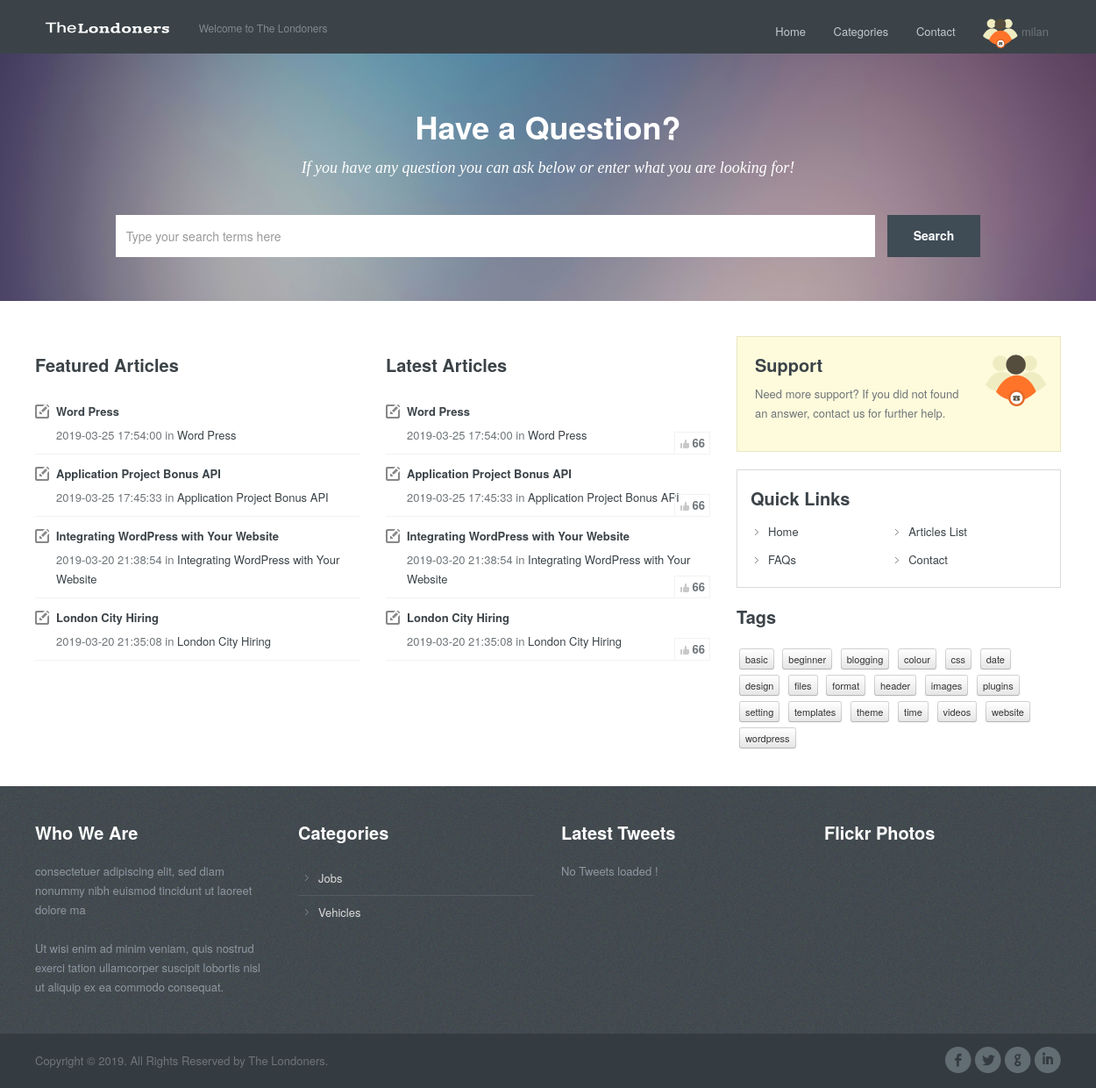
Screenshot of / (signed in) with the database file from the repository.
### tables this page shows
CREATE TABLE `post_master` (
  `post_master_id` int(11) NOT NULL,
  `member_id` int(11) NOT NULL,
  `category_id` int(11) NOT NULL,
  `location_id` int(11) NOT NULL,
  `post_heading` varchar(255) NOT NULL,
  `contents` text NOT NULL,
  `post_date` datetime NOT NULL,
  `approved_by` int(11) DEFAULT NULL,
  `approved_date` datetime NOT NULL,
  `post_active` char(1) NOT NULL,
  `post_inactive_date` datetime NOT NULL,
  `post_viewer_action_id` int(11) NOT NULL,
  `comments` varchar(255) NOT NULL
);

CREATE TABLE `category_master` (
  `category_id` int(11) NOT NULL,
  `name` varchar(100) NOT NULL,
  `description` varchar(255) DEFAULT NULL,
  `created_by` int(11) NOT NULL,
  `created_datetime` timestamp NOT NULL DEFAULT CURRENT_TIMESTAMP
);

### index.php (called while the page is built)
<?php include_once "includes/header.inc.php"?>
 <?php include_once "includes/searchwrapper.inc.php"?>
 <?php include_once "includes/pagecontainer.inc.php"?>
 <?php include_once "includes/footer.inc.php"?>

### functions/functions.php (the view, shortened to what this page needs)
<?php
function displaycategories(){
  $db_conn = dbconnect(DBHOST, DBDB, DBUSER, DBPW);
  $sql = "SELECT * FROM category_master";
$result = $db_conn->query($sql);
while($row = mysqli_fetch_array($result)){
  $cate_name = $row['name'];
echo "<li><a href='category_post.php' title='Lorem ipsum dolor sit amet'>". $cate_name."</a></li>";
}
}
function hotposts(){
    $db_conn = dbconnect(DBHOST, DBDB, DBUSER, DBPW);
	$qry_post = "select * from post_master  pm
				  left outer join member_profile mp
				  on pm.member_id =mp.member_id"
                ." where pm.category_id ='1' order by pm.post_date DESC";
    $rs = $db_conn->query($qry_post);
    while($row=mysqli_fetch_array($rs)){
    $postid=$row['post_master_id'];
    $posth = $row["post_heading"];
    $postdate = $row["post_date"];
    $postid_url=$postid;
        echo "<li class='article-entry standard'> <h4><a href='single.php?id=".$postid_url."'>".$posth."</a></h4>".
        "<span class='article-meta'>".$postdate." in <a href='#' title='View all posts in Advanced Techniques'>".$posth."</a>".
        "</span>".
        "</li>";
    }
}
function recentposts(){
    $db_conn = dbconnect(DBHOST, DBDB, DBUSER, DBPW);
	$qry_post = "select * from post_master  pm
				  left outer join member_profile mp
				  on pm.member_id =mp.member_id"
                ." where pm.category_id ='1' order by pm.post_date DESC";
    $rs = $db_conn->query($qry_post);
    while($row=mysqli_fetch_array($rs)){
    $postid=$row['post_master_id'];
    $posth = $row["post_heading"];
    $postdate = $row["post_date"];
    $postid_url=urlencode($postid);
        echo "<li class='article-entry standard'> <h4><a href='single.php?id=".$postid_url."'>".$posth."</a></h4>".
        "<span class='article-meta'>".$postdate." in <a href='#' title='View all posts in Advanced Techniques'>".$posth."</a>".
         "</span>".
        "<span class='like-count'>66</span></li>";
    }
}
?>

### css/main5152.css (style rules this page uses)
body { background-color: #fff; }
.widget ul li { list-style: none; padding: 8px 8px 8px 23px; background: url("../images/li-arrow.png") no-repeat 8px 15px; border-bottom: 1px solid #f2f2f2; }
.widget ul li:last-child { border-bottom: none; }
ul.articles .article-entry { position: relative; border-bottom: 1px solid #f2f2f2; padding: 0 0 0 24px; background: url("../images/standard.png") no-repeat 0 3px; }
ul.articles .article-entry.standard { background: url("../images/standard.png") no-repeat 0 3px; }
ul.articles li.article-entry:last-child { border-bottom: 1px solid #f2f2f2; }
.article-entry > h4 { font-size: 13px; margin-bottom: 5px; font-weight: 600; }
.article-entry > h4 a { color: #3b4348; }
.article-entry .article-meta { display: block; margin-bottom: 10px; }
.article-entry .like-count { position: absolute; bottom: 0px; right: 0px; line-height: 18px; font-weight: 600; padding: 3px 5px 3px 20px; border: 1px solid #f2f2f2; border-bottom: none; background: url("../images/like.png") no-repeat 6px 8px; }
#footer .widget a { color: #ddd; }
#footer .widget ul li { border-bottom: 1px solid #535b61; }
#footer .widget ul li:last-child { border-bottom: none; }

### rows the page displays
post_master: post_heading "Word Press", post_date "2019-03-25 17:54:00"
post_master: post_heading "Application Project Bonus API", post_date "2019-03-25 17:45:33"
post_master: post_heading "Integrating WordPress with Your Website", post_date "2019-03-20 21:38:54"
post_master: post_heading "London City Hiring", post_date "2019-03-20 21:35:08"
category_master: name "Jobs"
category_master: name "Vehicles"

### other values shown
$_SESSION['username'] "milan"
